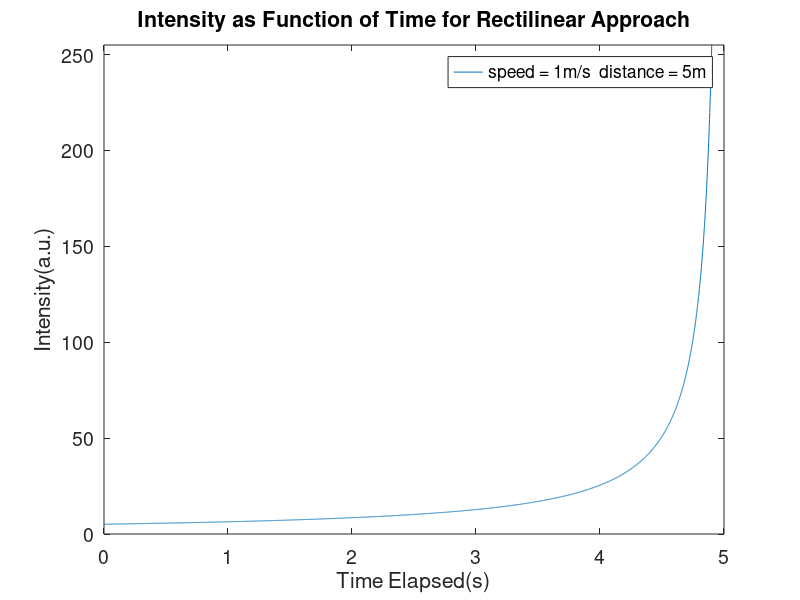

This figure's MATLAB source:

prompt1 = 'enter the value of time ';
T = input(prompt1);
prompt2 = 'enter the value of distance ';
r = input(prompt2);
v = r./T;
t = 0:0.001:T;
tmax = t(end);

I0 = (r-v*(t-0.001)).^(-1);
I1 = (r - v*(tmax-0.001)).^(-1);
STDI = I0./I1 .* 25500;
k =STDI/I0

plot (t,STDI)
xlabel('Time Elapsed(s)');
ylabel('Intensity(a.u.)');
set(gcf,'color','white');
legend(['speed = ' num2str(v),'m/s','  distance = ' num2str(r),'m']);
set(gca,'fontsize',14)
title('Intensity as Function of Time for Rectilinear Approach')
ylim([0 255]);
%xlim([0 T])